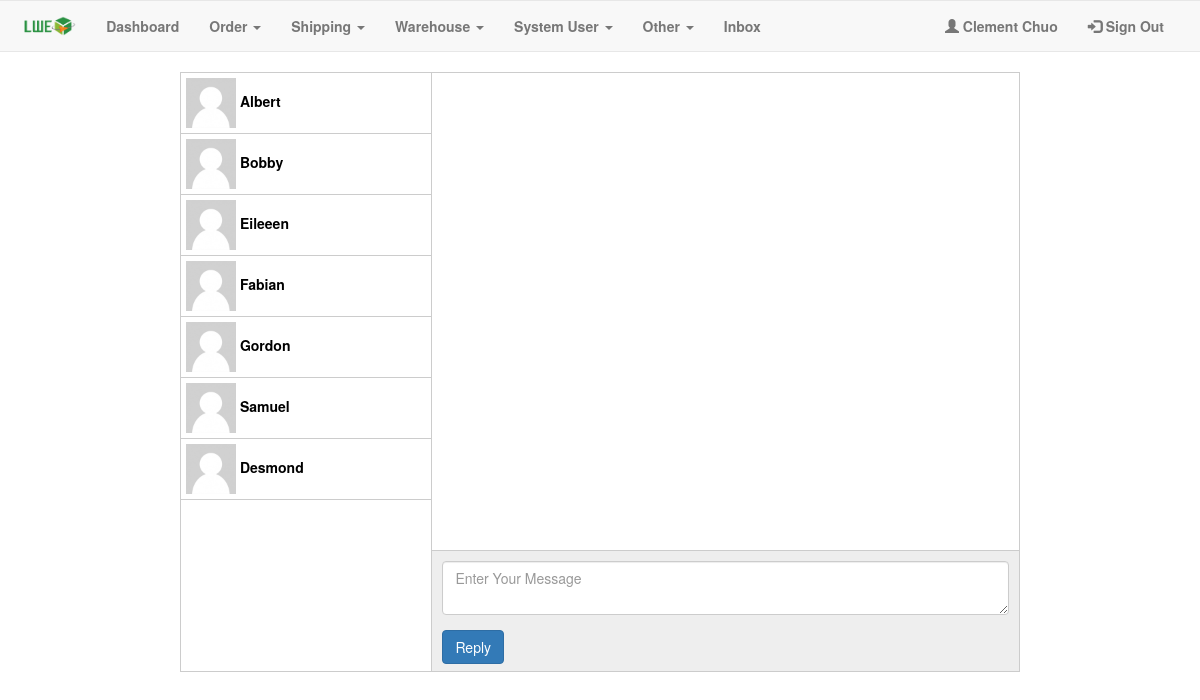
The app's page /LWE_Buy/admin/message.php?user_id=1 (signed in) with its own data.
### tables this page shows
CREATE TABLE IF NOT EXISTS `users` (
  `user_id` int(11) NOT NULL,
  `fname` varchar(50) NOT NULL,
  `lname` varchar(50) NOT NULL,
  `contact` varchar(15) DEFAULT NULL,
  `email` varchar(50) NOT NULL,
  `password` varchar(255) NOT NULL,
  `type` varchar(10) NOT NULL,
  `image` text NOT NULL,
  `login_status` varchar(55) NOT NULL
);

### LWE_Buy/admin/message.php (the view, shortened to what this page needs)
<?php
   require_once '../connection/config.php';
    if(isset($_SESSION['user_id'])){
        $user_id = $_SESSION['user_id'];
    }else{
        header("Location: ../login.php");
    }
?>
<!DOCTYPE html>
<html>
<head>
    <link rel="stylesheet" href="https://maxcdn.bootstrapcdn.com/bootstrap/3.3.7/css/bootstrap.min.css">
  <link href="../frameworks/css/style.css" rel="stylesheet"/>
    <link rel="stylesheet" href="../frameworks/css/bootstrap.min.css">
    <link rel="stylesheet" type="text/css" href="../frameworks/css/msg_style.css">
</head>
<body ng-app="">
    <div class="row">
            <?php include_once('nav.php')?>
        </div>
    <div class="message-body">
        <div class="message-left">
            <ul>
                <?php
                    $q = mysqli_query($con, "SELECT * FROM `users` WHERE user_id!='$user_id'");
                    while($row = mysqli_fetch_assoc($q)){
                        echo "<a href='message.php?user_id={$row['user_id']}'><li><img src='{$row['image']}'> {$row['fname']}</li></a>";
                    }
                ?>
            </ul>
        </div>
        <div class="message-right">
            <div class="display-message">
            </div>
            <div class="send-message">
                <div class="form-group">
                    <textarea class="form-control" id="message" placeholder="Enter Your Message"></textarea>
                </div>
                <button class="btn btn-primary" id="reply">Reply</button>
            </div>
        </div>
    </div>
</body>
</html>

### LWE_Buy/frameworks/css/style.css (style rules this page uses)
body { background-image: url("../../resources/img/bg.jpg"); font-family: sans-serif; overflow-x: hidden; }

### LWE_Buy/frameworks/css/msg_style.css (style rules this page uses)
.message-body { display: block; height: 600px; width: 70%; margin:0px auto; border:1px solid #ccc; }
.message-left { display: block; height: 100%; width: 30%; float: left; overflow-y: scroll; border-right: 1px solid #ccc; }
.message-right { display: block; height: 100%; width: 70%; float: left; }
.message-left ul { list-style: none; margin: 0; padding: 0; width: 100%; }
.message-left ul a { text-decoration: none; }
.message-left ul a li { padding: 5px; border-bottom: 1px solid #ccc; font-weight: bold; color: black; }
.message-left ul a li img { height: 50px; width: 50px; }
.message-right .display-message { display: block; height: 80%; width: 100%; border-bottom: 1px solid #ccc; overflow-y:scroll; }
.message-right .send-message { height: 20%; background: #eee; padding: 10px; }

### records on screen
users: image (picture), fname "Albert"
users: image (picture), fname "Bobby"
users: image (picture), fname "Eileeen"
users: image (picture), fname "Fabian"
users: image (picture), fname "Gordon"
users: image (picture), fname "Samuel"
users: image (picture), fname "Desmond"

### other values on screen
$_SESSION['fname'] "Clement"
$_SESSION['lname'] "Chuo"
